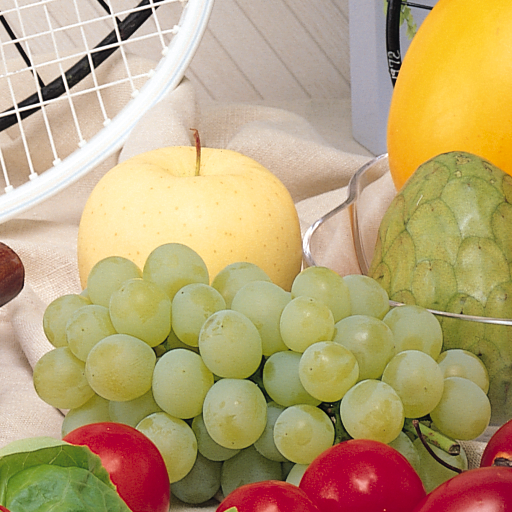
#> input picture images/fruits.png, 512 x 512 px
$ jupyter execute --allow-errors Tutorial2COMP478.ipynb
#> lines starting #> are read from the running program, lines starting #| are printed output that depends on the picture
<a href="https://colab.research.google.com/github/myconcordia/COMP478/blob/main/Tutorial2COMP478.ipynb" target="_parent"></a>

**Import Python modules**

[cell 1]
import matplotlib.pyplot as plt
import numpy as np
import cv2
from google.colab.patches import cv2_imshow
import os

print(cv2.__version__, cv2.__spec__)
#print(cv2.getBuildInformation())

**Mount Google Drive: First mount and authenticate yourself**

[cell 2]
from google.colab import drive
drive.mount('/content/drive')

[cell 3]
# After executing the cell above, Drive
# files will be present in "/content/drive/My Drive".
#Second change your current folder to point working folder My Drive
os.chdir("/content/drive/My Drive/")
os.listdir()

# **Image Processing Fundamentals**

**Image translation**

[cell 4]
I = cv2.imread('./images/fruits.png')
#> I is the input picture: shape (512, 512, 3); mean B, G, R 118.3, 163.3, 185.5
I = cv2.cvtColor(I, cv2.COLOR_BGR2RGB)
rows, cols, ch = I.shape
#> rows = 512; cols = 512; ch = 3
tx = 100; ty = 50
M = np.float32([[1,0,tx],[0,1,ty]])
J = cv2.warpAffine(I, M, (cols,rows))

plt.subplot(121), plt.imshow(I), plt.axis('off')
plt.subplot(122), plt.imshow(J), plt.axis('off')
plt.tight_layout(pad=1)
plt.show()

**Image rotation**

[cell 5]
theta = 45
M = cv2.getRotationMatrix2D((cols/2,rows/2),theta,1)
J = cv2.warpAffine(I, M, (cols,rows))
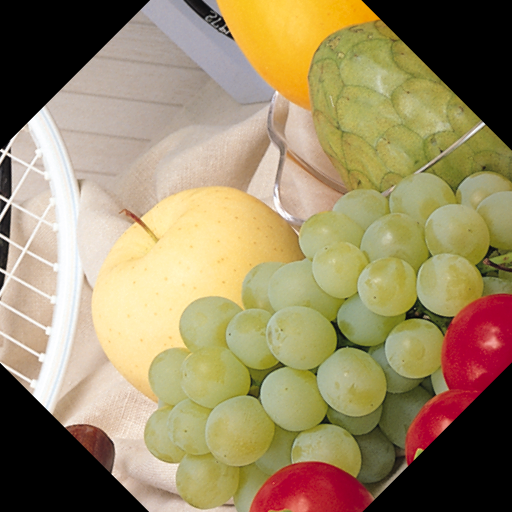
#> J: shape (512, 512, 3); mean R, G, B 154.7, 137.8, 101.4

plt.subplot(121), plt.imshow(I), plt.axis('off')
plt.subplot(122), plt.imshow(J), plt.axis('off')
plt.tight_layout(pad=1)
plt.show()
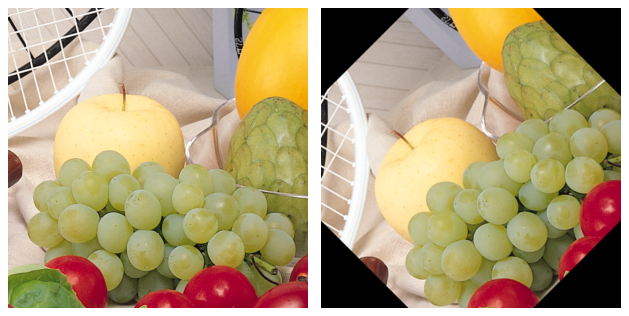
#> figure drawn by matplotlib, 2 panels

[cell 6]
M = cv2.getRotationMatrix2D((cols/2,rows/2),theta,0.65) #replace the scale 1 with 0.65 to see the full image
J = cv2.warpAffine(I,M,(cols,rows))
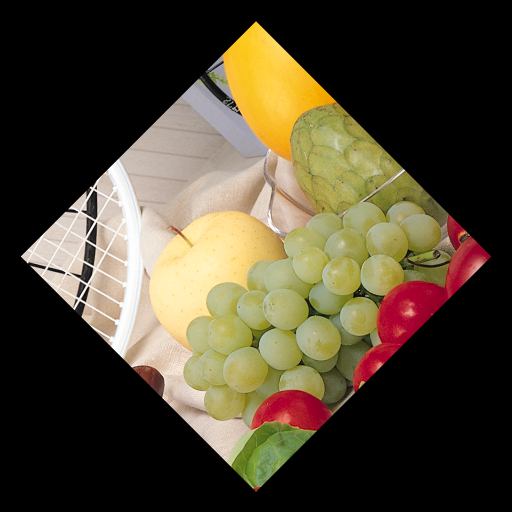
#> J: shape (512, 512, 3); mean R, G, B 78.4, 69, 50

plt.subplot(121), plt.imshow(I), plt.axis('off')
plt.subplot(122), plt.imshow(J), plt.axis('off')
plt.tight_layout(pad=1)
plt.show()

**Image Scaling**

[cell 7]
cx = .5; cy = .5
M = np.float32([[cx,0,0],[0,cy,0]])
I_scale = cv2.warpAffine(I, M, (cols,rows))
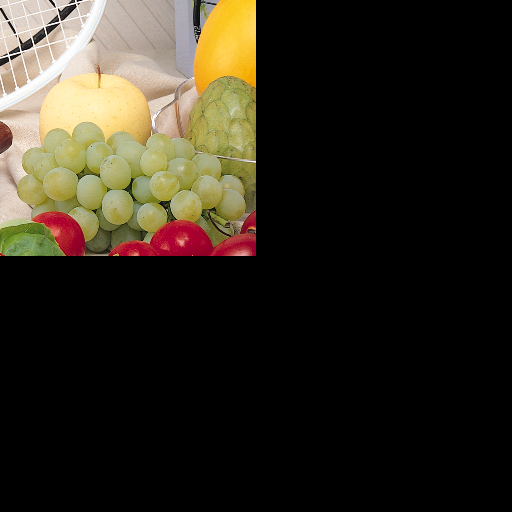
#> I_scale: shape (512, 512, 3); mean R, G, B 46.4, 40.9, 29.6

plt.subplot(121), plt.imshow(I), plt.axis('off')
plt.subplot(122), plt.imshow(I_scale), plt.axis('off')
plt.tight_layout(pad=1)
plt.show()

**Horizontal shearing**

[cell 8]
sh = .5
M = np.float32([[1,sh,0],[0,1,0]])
I_vshear = cv2.warpAffine(I,M,(int(cols*1.5), int(rows*1.5)))
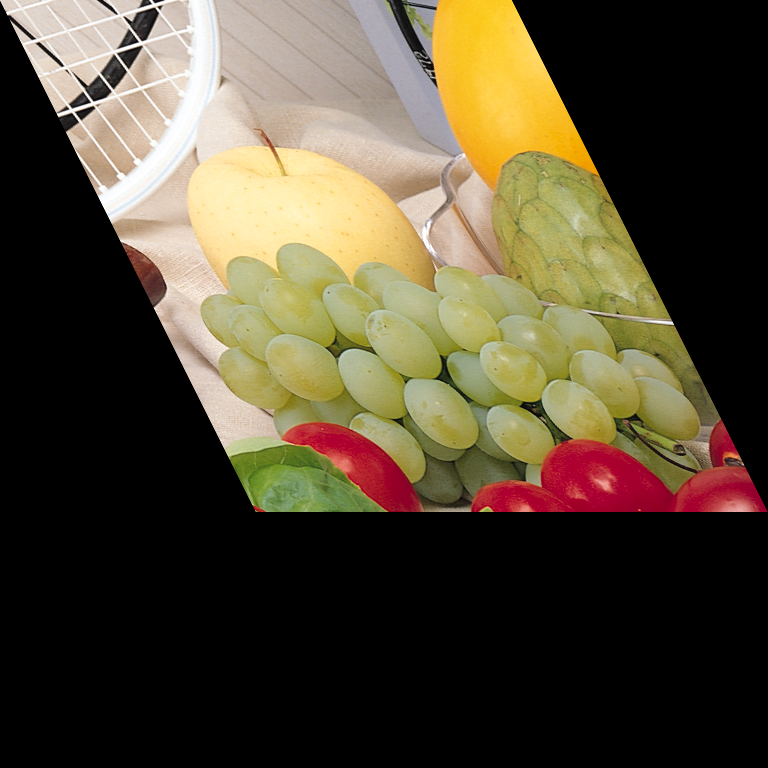
#> I_vshear: shape (768, 768, 3); mean R, G, B 82.5, 72.6, 52.6

plt.subplot(121), plt.imshow(I), plt.axis('off')
plt.subplot(122), plt.imshow(I_vshear), plt.axis('off')
plt.tight_layout(pad=1)
plt.show()

[cell 9]
sh = .5
M = np.float32([[1, sh, 0], [0, 1, 0], [0, 0, 1]])
J = cv2.warpPerspective(I,M,(int(cols*1.5), int(rows*1.5)))

plt.subplot(121), plt.imshow(I), plt.axis('off')
plt.subplot(122), plt.imshow(J), plt.axis('off')
plt.tight_layout(pad=1)
plt.show()

**Vertical shearing**

[cell 10]
sv = .5
M = np.float32([[1, 0, 0], [sv, 1, 0], [0, 0, 1]])
J = cv2.warpPerspective(I,M,(int(cols*1.5),int(rows*1.5)))
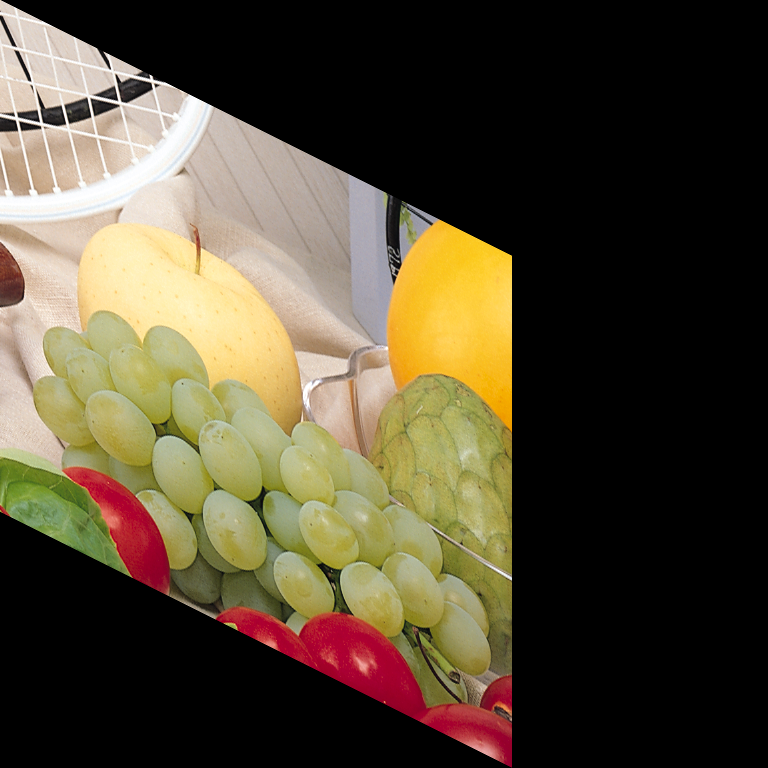
#> J: shape (768, 768, 3); mean R, G, B 82.5, 72.6, 52.6

plt.subplot(121), plt.imshow(I), plt.axis('off')
plt.subplot(122), plt.imshow(J), plt.axis('off')
plt.tight_layout(pad=1)
plt.show()

[cell 11]
sv = .5
M = np.float32([[1,0,0],[sv,1,0]])
J = cv2.warpAffine(I,M,(int(cols*1.5),int(rows*1.5)))

plt.subplot(121), plt.imshow(I), plt.axis('off')
plt.subplot(122), plt.imshow(J), plt.axis('off')
plt.tight_layout(pad=1)
plt.show()

**Image Flipping**

[cell 12]
I = cv2.imread('./images/lenacolor256.png')
#> (the rest of this cell did not finish here and is left out)

#> (a cell that did not finish here is left out)

[cell 14]
#To flip the image vertically:
M = np.float32([[-1, 0, cols],[0, 1, 0],[0, 0, 1]])
#> M = [[-1, 0, 512], [0, 1, 0], [0, 0, 1]]
#> (the rest of this cell did not finish here and is left out)

**Image Warp**

[cell 15]
from skimage.transform import warp
I = cv2.imread('./images/cat.png')
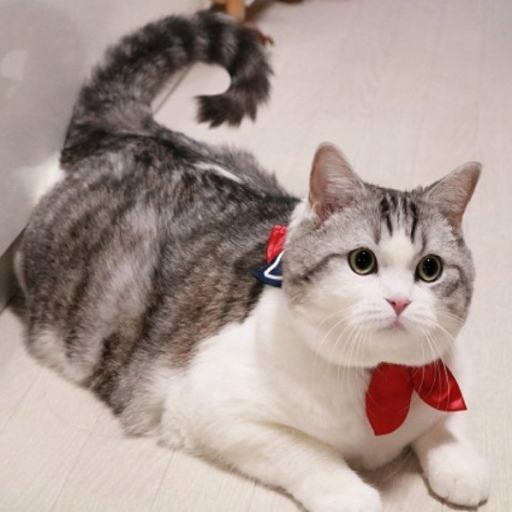
#> input picture images/cat.png, 512 x 512 px
#> I is the input picture: shape (512, 512, 3); mean B, G, R 148, 153.9, 170.7
I = cv2.cvtColor(I, cv2.COLOR_BGR2RGB)
def swirling(xy, x0, y0, R):
    r = np.sqrt((xy[:,1]-x0)**2 + (xy[:,0]-y0)**2)
    a = np.pi*r / R
    xy[:, 1], xy[:, 0] = (xy[:, 1]-x0)*np.cos(a) + (xy[:, 0]-y0)*np.sin(a) + x0, -(xy[:, 1]-x0)*np.sin(a) + (xy[:, 0]-y0)*np.cos(a) + y0
    return xy

I_warped = warp(I, swirling, map_args={'x0':250, 'y0':250, 'R':200})
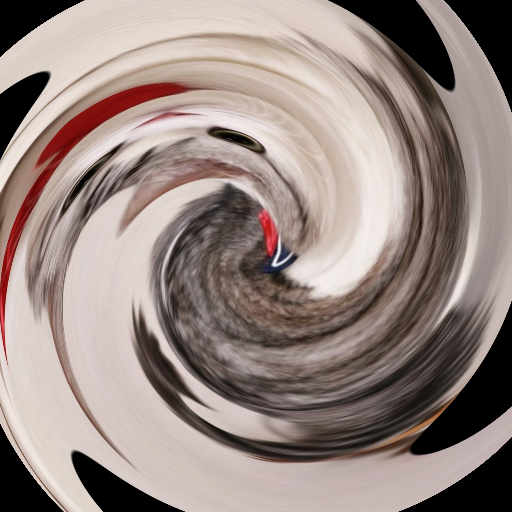
#> I_warped: shape (512, 512, 3) float64; mean R, G, B 0.592, 0.533, 0.512

plt.subplot(121), plt.imshow(I), plt.axis('off'),
plt.subplot(122), plt.imshow(I_warped),  plt.axis('off')
plt.tight_layout(pad=.5)
plt.show()

**Image Swirl**

[cell 16]
from skimage.transform import warp, swirl
I = cv2.imread('./images/cat.png')
I = cv2.cvtColor(I, cv2.COLOR_BGR2RGB)
I_swirl = swirl(I, rotation=0, strength=20, radius=120)
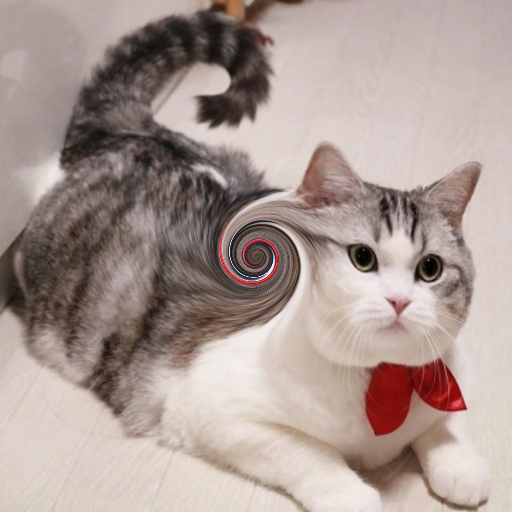
#> I_swirl: shape (512, 512, 3) float64; mean R, G, B 0.669, 0.604, 0.58

plt.subplot(121), plt.imshow(I), plt.axis('off'),
plt.subplot(122), plt.imshow(I_swirl),  plt.axis('off')
plt.tight_layout(pad=.5)
plt.show()

**Image Affine Transformation**

[cell 17]
I = cv2.imread('./images/cat.png')
I = cv2.cvtColor(I, cv2.COLOR_BGR2RGB)
ows, cols = I.shape[:2]
#> ows = 512
#src_points = np.float32([[0,0], [cols-1,0], [0,rows-1], [cols-1,rows-1]])
#dst_points = np.float32([[0,0], [cols-1,0], [int(0.33*cols),rows-1], [int(0.66*cols),rows-1]])
src_points = np.float32([[0,0], [0,rows-1], [cols/2,0], [cols/2,rows-1]])
#> src_points = [[0, 0], [0, 511], [256, 0], [256, 511]]
dst_points = np.float32([[0,100], [0,rows-101], [cols/2,0], [cols/2,rows-1]])
projective_matrix = cv2.getPerspectiveTransform(src_points, dst_points)
I_affine = cv2.warpPerspective(I, projective_matrix, (cols,rows))
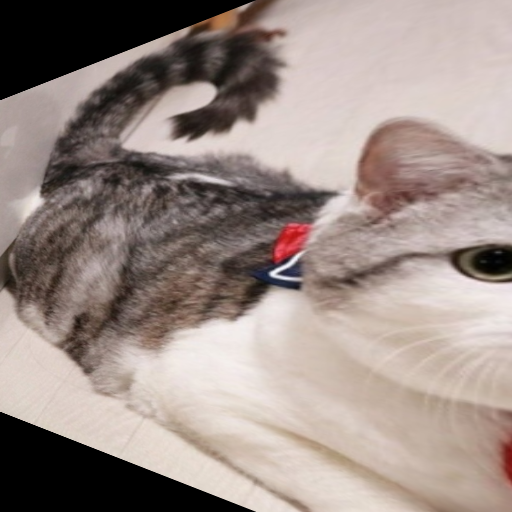
#> I_affine: shape (512, 512, 3); mean R, G, B 155.2, 140.8, 134.8

plt.subplot(121), plt.imshow(I), plt.axis('off'),
plt.subplot(122), plt.imshow(I_affine),  plt.axis('off')
plt.tight_layout(pad=.5)
plt.show()
